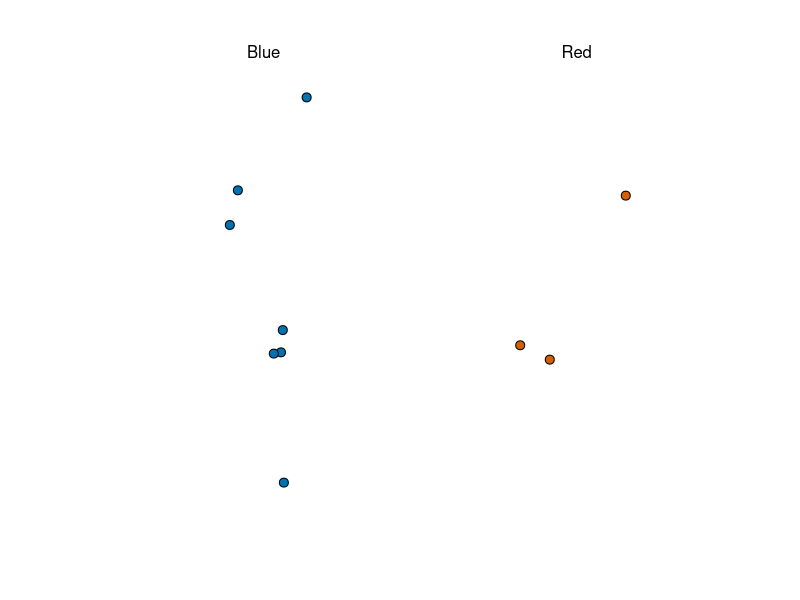
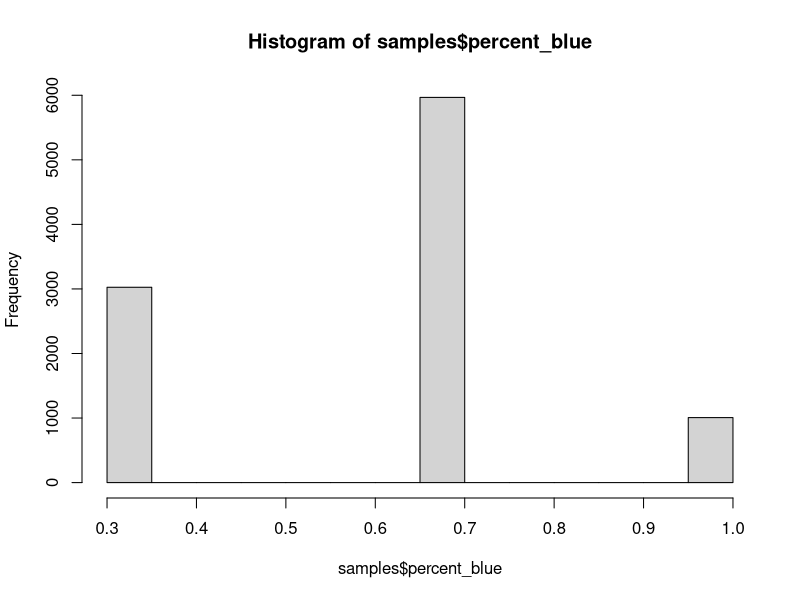
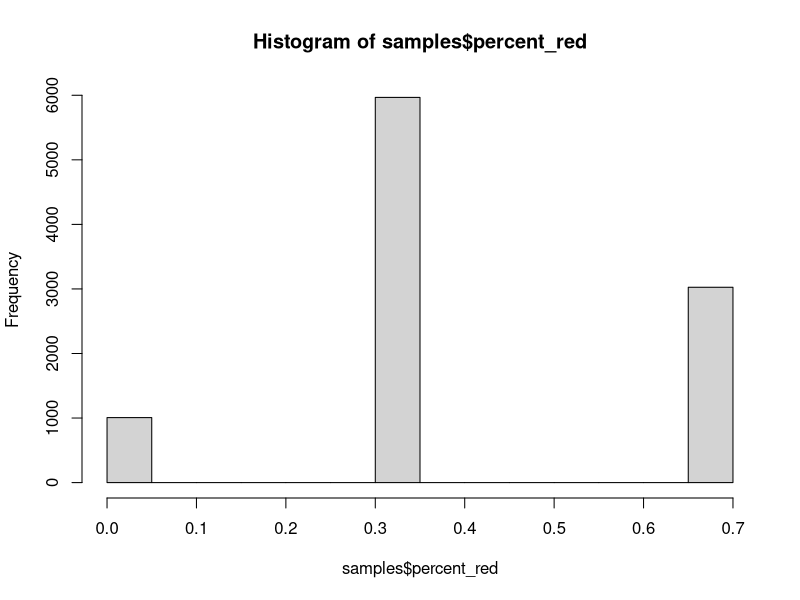
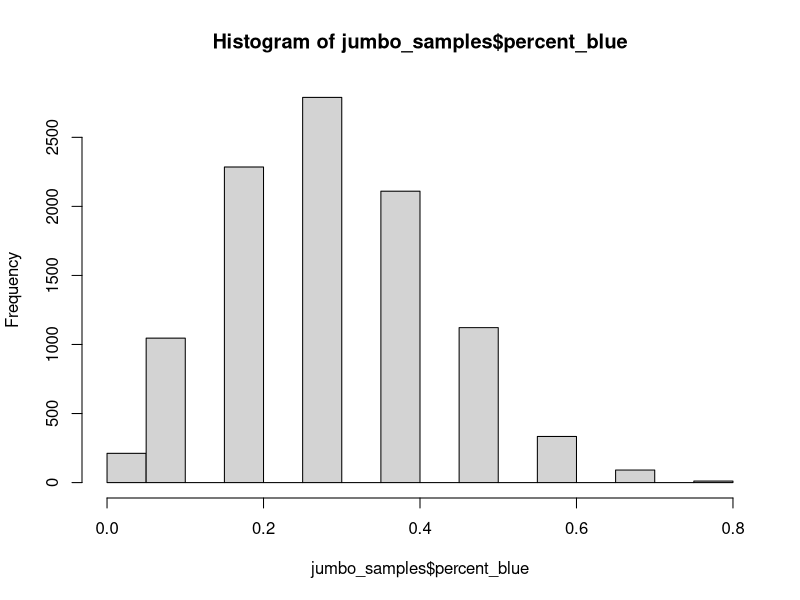
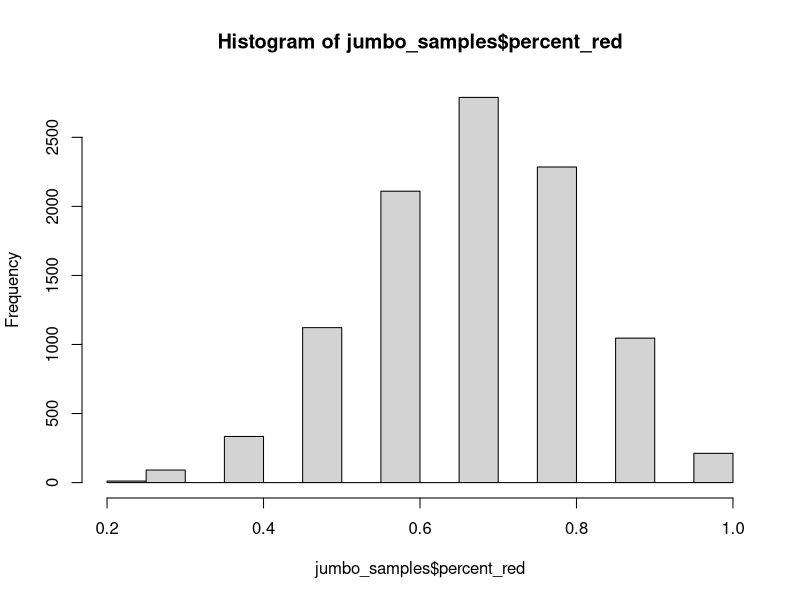

These figures' R source, in order:
# Probability Orientation --------------------------------------------------

# This script is part of the basic intro to probability in RHE 330C. 
# Note: Many calculations in the script are random. That means the numbers will be slightly different when you run them at home. 

# Pre-Flight --------------------------------------------------------------

#Load Libraries 
library(tidyverse)
library(dslabs)


# The Mystery jar ---------------------------------------------------------

# Take multiple polls
take_poll(10)



# Tiny Toy Model jar ------------------------------------------------------

# Create the jar 
jar <- rep(c("red", "blue"), times = c(2,3)) %>% as.factor()
jar

#Calculate the percent red
2/5

#Calculate the percent blue
3/5

#Sample 1 bead at random
sample(jar, 1)

#Same 3 beads at random (what % red?)
sample(jar, 3)

# What if we try 10 times? 
replicate(10, sample(jar, 3)) %>% table() %>% prop.table() #different code in video, but same effect

# What if we try 1000 times? 
replicate(1000, sample(jar, 3)) %>% table() %>% prop.table() #different code in video, but same effect

# What if we try 10,000 times? 
replicate(10000, sample(jar, 3)) %>% table() %>% prop.table() #different code in video, but same effect

# Let's do it 10,000 times and see what each result looks like 
samples <- replicate(10000, sample(jar,3) %>%  # take 3 beads out of the jar 10,000 times 
                       table()) %>% t() %>% # create a table of the results and transpose those results 
  data.frame() %>% # make results into a dataframe 
  mutate(percent_blue = blue/3, percent_red = red/3) # use mutate to get the percent red and percent blue


# What did we learn? 
summary(samples)
hist(samples$percent_blue)
hist(samples$percent_red)


# Jumbo jar ---------------------------------------------------------------
# Create the jar 
jumbo_jar <- rep(c("red", "blue"), times = c(84,37)) %>% as.factor()
jumbo_jar

84/(84+37) # percent red
37/(84+37) # percent blue

jumbo_samples <- replicate(10000, sample(jumbo_jar,10) %>%  # take 10 beads out of the jar 10,000 times 
                             table()) %>% t() %>% # create a table of the results and transpose those results 
  data.frame() %>% # make results into a dataframe 
  mutate(percent_blue = blue/10, percent_red = red/10) # use mutate to get the percent red and percent blue

summary(jumbo_samples)
hist(jumbo_samples$percent_blue)
hist(jumbo_samples$percent_red)


# How confident are we? ---------------------------------------------------

# Calculate average Red %
x_hat_red <- mean(jumbo_samples$percent_red)

# Calculate standard error for Red
se_hat_red <- sqrt(x_hat_red * (1 - x_hat_red) / 10000)

# calculate lower and upper bounds for the 95% Confidence Interval 
c(x_hat_red - 1.96 * se_hat_red, x_hat_red + 1.96 * se_hat_red)


# Calculate average Blue %
x_hat_blue<- mean(jumbo_samples$percent_blue)

# Calculate standard error for Blue
se_hat_blue <- sqrt(x_hat_blue * (1 - x_hat_blue) / 10000)

# calculate lower and upper bounds for the 95% Confidence Interval 
c(x_hat_blue - 1.96 * se_hat_blue, x_hat_blue + 1.96 * se_hat_blue)
